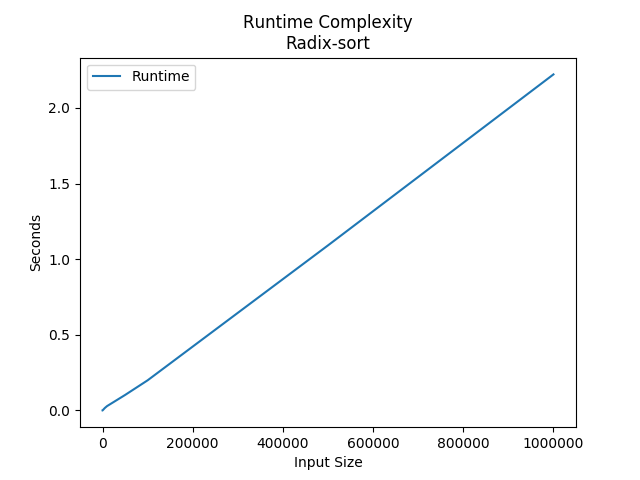

Here is the Python script that generated this plot:
import matplotlib.pyplot as plt
import numpy as np

x, y = np.loadtxt('radix_sort.txt', delimiter=',', unpack=True)
plt.plot(x,y, label='Runtime')

plt.xlabel('Input Size')
plt.ylabel('Seconds')
plt.title('Runtime Complexity\nRadix-sort')
plt.legend()
plt.show()
